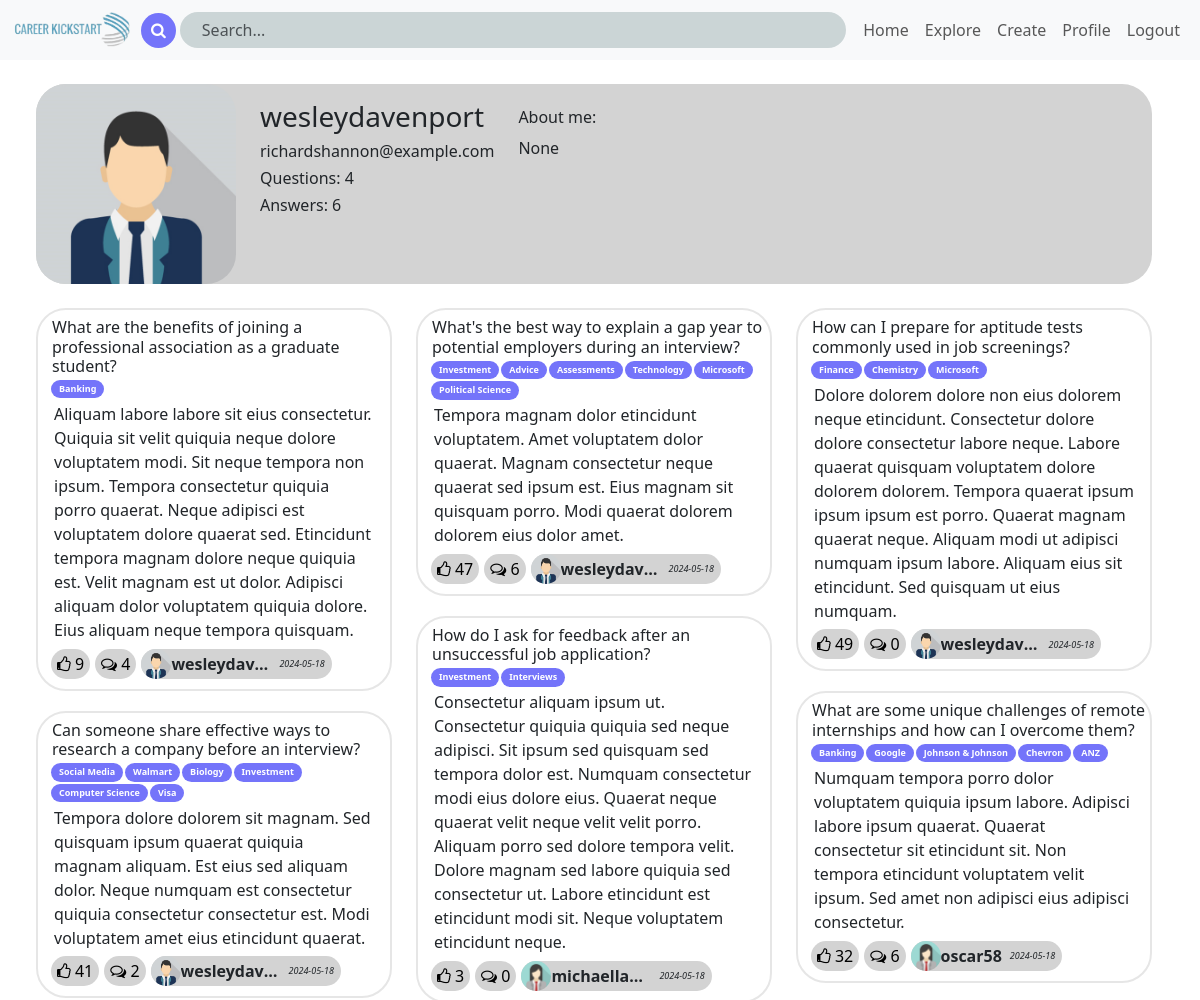
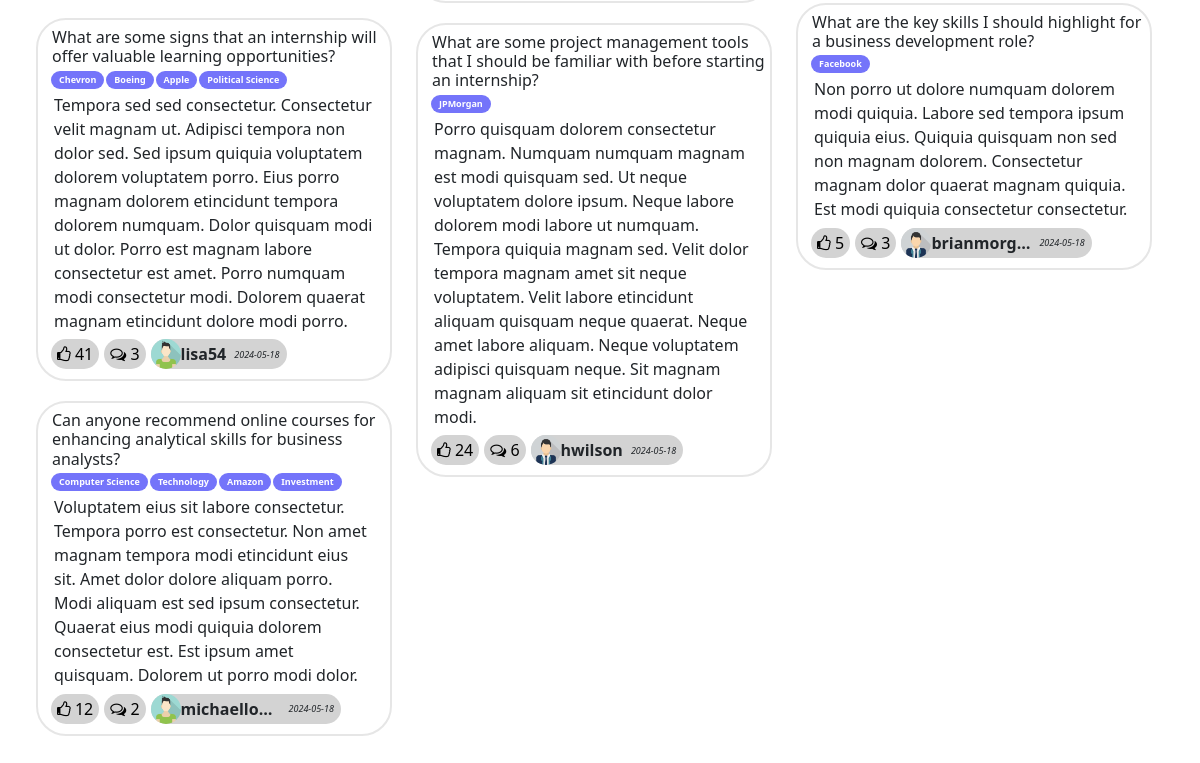
The app's page /profilepage/wesleydavenport (signed in) with its own data (2 pictures, top to bottom).
### app/models.py (models this page shows, shortened)
class User(UserMixin, db.Model):
    __tablename__ = 'users'
    id = db.Column(db.Integer, primary_key=True, autoincrement=True)
    username = db.Column(db.String(30), unique=True)
    email = db.Column(db.String(100), unique=True)
    password_hash = db.Column(db.String(128))
    profile_pic = db.Column(db.String(12))
    about_me = db.Column(db.String(200), nullable=True)
    user_questions = db.relationship('Question', back_populates='user', lazy=True)
    user_answers = db.relationship('Answer', back_populates='user', lazy=True)
    def to_dict_pfp(self):
        numQ = Question.query.filter_by(user_id=self.id).count()
        numA = Answer.query.filter_by(user_id=self.id).count()
        return {'id':str(self.id),'username':self.username, 'email':self.email, 'aboutme':self.about_me, 'numQ':numQ, 'numA':numA, 'pfp':self.profile_pic}

class Question(db.Model):
    __tablename__ = 'questions'
    question_id = db.Column(db.Integer, primary_key=True, autoincrement=True)
    user_id = db.Column(db.Integer, db.ForeignKey('users.id'), nullable=False)
    title = db.Column(db.String(100), nullable=False)
    description = db.Column(db.String(2000), nullable=False)
    date_created = db.Column(db.DateTime, default=func.now())
    likes = db.Column(db.Integer)
    comments = db.Column(db.Integer)
    user = db.relationship('User', back_populates='user_questions')
    tags = db.relationship('Question_Tag', back_populates='question', lazy=True)
    answers = db.relationship('Answer', back_populates='question', lazy=True)

class Question_Tag(db.Model):
    __tablename__ = 'question_tags'
    qt_id = db.Column(db.Integer, primary_key=True, autoincrement=True)
    question_id = db.Column(db.Integer, db.ForeignKey('questions.question_id'))
    tag_id = db.Column(db.Integer, db.ForeignKey('tags.tag_id'))
    tag = db.relationship('Tag', back_populates='question_tags')
    question = db.relationship('Question', back_populates='tags')

class Tag(db.Model):
    __tablename__ = 'tags'
    tag_id = db.Column(db.Integer, primary_key=True, autoincrement=True)
    tag = db.Column(db.String(40), unique=True)
    category = db.Column(db.String(40))
    question_tags = db.relationship('Question_Tag', back_populates='tag', lazy=True)

### app/routes.py (the view)
@main.route('/profilepage/<Username>', methods=['GET', 'POST'])
@login_required
def load_profile_page(Username):
    if not current_user.is_authenticated:
        return redirect(url_for('main.login'))
    return UserController.edit_profile(Username)

### app/forms.py
class EditProfileForm(FlaskForm):
    username = StringField('Username', validators=[validate_user_exist])
    about_me = TextAreaField('About me', validators=[Length(min=0, max=140)])
    new_password = PasswordField('New Password')
    submit = SubmitField('Submit')

### app/controller.py (called while the page is built, shortened)
    def edit_profile(Username):
        form=EditProfileForm()
        user_info = User.query.filter_by(username=Username).first()
        if user_info is None:
            return jsonify({"error": "Question not found"}), 404
        user_q = Question.query.filter_by(user_id=user_info.id).all()
        user_a = Answer.query.filter_by(user_id=user_info.id).all()
        posts = user_q
        for ans in user_a:
            posts.append(ans.question)
        return render_template('profilePage.html',posts=posts,form=form,user=user_info.to_dict_pfp())

### app/models.py (called while the page is built)
@login.user_loader
def load_student(id):
  return User.query.get(int(id))

### app/templates/profilePage.html (shortened to what this page needs)
<!DOCTYPE html>
<html>
    <head>
        <link href="https://cdn.jsdelivr.net/npm/bootstrap@5.3.3/dist/css/bootstrap.min.css" rel="stylesheet">
        <link rel="stylesheet" href="https://cdnjs.cloudflare.com/ajax/libs/font-awesome/4.7.0/css/font-awesome.min.css">
        <link rel="stylesheet" type="text/css" href="profilePageStyleSheet.css">
        <link rel="stylesheet" type="text/css" href="{{ url_for('static', filename='navbarStyle.css') }}">
        <link rel="stylesheet" type="text/css" href="{{ url_for('static', filename='card.css') }}">
    </head>
    <body>
        {% include "navbar.html" %}
        <div class="container m-4">
            <div class="user-info d-flex">
                <img class="profil-pic" src="{{ url_for('static', filename=user.pfp) }}" style="height: 200px; width: 200px; border-radius: 30px;">
                <div id="user-post-related" class="mx-4 mt-3">
                    <h3>{{ user.username }}</h3>
                    <h6>{{ user.email }}</h6>
                    <h6>Questions: {{ user.numQ }}</h6>
                    <h6>Answers: {{ user.numA }}</h6>
                </div>
                <div id="aboutme" class="mt-4">
                    <h6>About me:</h6>
                    <p>{{ user.aboutme }}</p>
                </div>
            </div>
            <div id="involved-in" class="row mt-4">
                <div class="col">
                {% for question in posts[0::3] %}
                    {% include 'card.html' %}
                {% endfor %}
                </div>
                <div class="col">
                {% for question in posts[1::3] %}
                    {% include 'card.html' %}
                {% endfor %}
                </div>
                <div class="col">
                {% for question in posts[2::3] %}
                    {% include 'card.html' %}
                {% endfor %}
                </div>
            </div>
        </div>
    </body>
</html>

### app/templates/card.html
<div id="{{ question.question_id }}" class="card">
    <div class="card-title">
        <h6>{{question.title}}</h6>
    </div>
    <div class="card-subtitle d-flex">
        {% for itag in question.tags %}
        <p> {{itag.tag.tag}} </p>
        {% endfor %}
    </div>
    <div class="card-body">
        <p class="card-text">{{question.description}}</p>
    </div>
    <div class="card-action d-flex">
        <button class="like" aria-pressed="false" type="button"><i class="fa fa-thumbs-o-up"></i> {{question.likes}}</button>
        <button class="comment" aria-pressed="false" type="button"><i class="fa fa-comments-o"></i> {{question.comments}}</button>
        <div class="user-info d-flex align-items-center justify-content-center">
            <a href="/profilepage/{{ question.user.username }}">
                <img class="profil-pic" src="{{ url_for('static', filename=question.user.profile_pic) }}" style="height: 30px; width: 30px; border-radius: 30px;">
            </a>
            <b class="d-inline-block text-truncate" style="max-width: 100px;"> {{ question.user.username }}</b>
            <i class="ms-2"> {{ question.date_created.date() }}</i>
        </div>
    </div>
</div>

### app/static/card.css (style rules this page uses)
.card { border-radius: 30px; margin-bottom: 20px; width:100%; border-color: rgb(230, 230, 230); border-width: 2px; }
.card-body { padding-top: 0.1rem; padding-bottom: 0.1rem; }
.card-title { padding-top: 0.5rem; margin-bottom: 0px; margin-right:4px; padding-left: 14px; border-top-left-radius: 30px; border-top-right-radius: 30px; }
.card-subtitle > p { padding-right: 8px; padding-left: 8px; padding-top: 2px; padding-bottom: 3px; margin-right: 2px; margin-bottom: 2px; background-color: rgb(116, 116, 250); color: white; border-radius: 20px; font-size:xx-small; font-weight: bold; max-width: 100%; white-space: nowrap; }
.card-subtitle { margin-left: 13px; margin-right: 10px; flex-direction: row; display: flex; flex-wrap: wrap; }
.card-action > button { border-radius: 30px; border-width: 0px; background-color: lightgray; margin-right: 5px; }
.card-action > b,i { font-size: xx-small; }
.card-action { margin-left: 13px; margin-bottom: 10px; margin-top: 5px; }
.user-info { background-color: lightgray; border-radius: 30px; padding-right: 7px; }

### records on screen
User: profile_pic (picture), username "wesleydavenport", email "richardshannon@example.com"
Question: title "What are the benefits of joining a professional association as a graduate student?", description "Aliquam labore labore sit eius consectetur. Quiquia sit velit quiquia neque dolore voluptatem modi. Sit neque tempora non ipsum. Tempora consectetur quiquia porro quaerat. Neque adipisci est voluptatem dolore quaerat sed. Etincidunt tempora magnam dolore neque quiquia est. Velit magnam est ut dolor. Adipisci aliquam dolor voluptatem quiquia dolore. Eius aliquam neque tempora quisquam.", likes "9", comments "4", profile_pic (picture), user.username "wesleydav…", date_created "2024-05-18"
Question_Tag: tag.tag "Banking"
Question: title "Can someone share effective ways to research a company before an interview?", description "Tempora dolore dolorem sit magnam. Sed quisquam ipsum quaerat quiquia magnam aliquam. Est eius sed aliquam dolor. Neque numquam est consectetur quiquia consectetur consectetur est. Modi voluptatem amet eius etincidunt quaerat.", likes "41", comments "2", profile_pic (picture), user.username "wesleydav…", date_created "2024-05-18"
Question_Tag: tag.tag "Social Media"
Question_Tag: tag.tag "Walmart"
Question_Tag: tag.tag "Biology"
Question_Tag: tag.tag "Investment"
Question_Tag: tag.tag "Computer Science"
Question_Tag: tag.tag "Visa"
Question: title "What are some signs that an internship will offer valuable learning opportunities?", description "Tempora sed sed consectetur. Consectetur velit magnam ut. Adipisci tempora non dolor sed. Sed ipsum quiquia voluptatem dolorem voluptatem porro. Eius porro magnam dolorem etincidunt tempora dolorem numquam. Dolor quisquam modi ut dolor. Porro est magnam labore consectetur est amet. Porro numquam modi consectetur modi. Dolorem quaerat magnam etincidunt dolore modi porro.", likes "41", comments "3", profile_pic (picture), user.username "lisa54", date_created "2024-05-18"
Question_Tag: tag.tag "Chevron"
Question_Tag: tag.tag "Boeing"
Question_Tag: tag.tag "Apple"
Question_Tag: tag.tag "Political Science"
Question: title "Can anyone recommend online courses for enhancing analytical skills for business analysts?", description "Voluptatem eius sit labore consectetur. Tempora porro est consectetur. Non amet magnam tempora modi etincidunt eius sit. Amet dolor dolore aliquam porro. Modi aliquam est sed ipsum consectetur. Quaerat eius modi quiquia dolorem consectetur est. Est ipsum amet quisquam. Dolorem ut porro modi dolor.", likes "12", comments "2", profile_pic (picture), user.username "michaello…", date_created "2024-05-18"
Question_Tag: tag.tag "Computer Science"
Question_Tag: tag.tag "Technology"
Question_Tag: tag.tag "Amazon"
Question_Tag: tag.tag "Investment"
Question: title "What's the best way to explain a gap year to potential employers during an interview?", description "Tempora magnam dolor etincidunt voluptatem. Amet voluptatem dolor quaerat. Magnam consectetur neque quaerat sed ipsum est. Eius magnam sit quisquam porro. Modi quaerat dolorem dolorem eius dolor amet.", likes "47", comments "6", profile_pic (picture), user.username "wesleydav…", date_created "2024-05-18"
Question_Tag: tag.tag "Investment"
Question_Tag: tag.tag "Advice"
Question_Tag: tag.tag "Assessments"
Question_Tag: tag.tag "Technology"
Question_Tag: tag.tag "Microsoft"
Question_Tag: tag.tag "Political Science"
Question: title "How do I ask for feedback after an unsuccessful job application?", description "Consectetur aliquam ipsum ut. Consectetur quiquia quiquia sed neque adipisci. Sit ipsum sed quisquam sed tempora dolor est. Numquam consectetur modi eius dolore eius. Quaerat neque quaerat velit neque velit velit porro. Aliquam porro sed dolore tempora velit. Dolore magnam sed labore quiquia sed consectetur ut. Labore etincidunt est etincidunt modi sit. Neque voluptatem etincidunt neque.", likes "3", comments "0", profile_pic (picture), user.username "michaella…", date_created "2024-05-18"
Question_Tag: tag.tag "Investment"
Question_Tag: tag.tag "Interviews"
Question: title "What are some project management tools that I should be familiar with before starting an internship?", description "Porro quisquam dolorem consectetur magnam. Numquam numquam magnam est modi quisquam sed. Ut neque voluptatem dolore ipsum. Neque labore dolorem modi labore ut numquam. Tempora quiquia magnam sed. Velit dolor tempora magnam amet sit neque voluptatem. Velit labore etincidunt aliquam quisquam neque quaerat. Neque amet labore aliquam. Neque voluptatem adipisci quisquam neque. Sit magnam magnam aliquam sit etincidunt dolor modi.", likes "24", comments "6", profile_pic (picture), user.username "hwilson", date_created "2024-05-18"
Question_Tag: tag.tag "JPMorgan"
Question: title "How can I prepare for aptitude tests commonly used in job screenings?", description "Dolore dolorem dolore non eius dolorem neque etincidunt. Consectetur dolore dolore consectetur labore neque. Labore quaerat quisquam voluptatem dolore dolorem dolorem. Tempora quaerat ipsum ipsum ipsum est porro. Quaerat magnam quaerat neque. Aliquam modi ut adipisci numquam ipsum labore. Aliquam eius sit etincidunt. Sed quisquam ut eius numquam.", likes "49", comments "0", profile_pic (picture), user.username "wesleydav…", date_created "2024-05-18"
Question_Tag: tag.tag "Finance"
Question_Tag: tag.tag "Chemistry"
Question_Tag: tag.tag "Microsoft"
Question: title "What are some unique challenges of remote internships and how can I overcome them?", description "Numquam tempora porro dolor voluptatem quiquia ipsum labore. Adipisci labore ipsum quaerat. Quaerat consectetur sit etincidunt sit. Non tempora etincidunt voluptatem velit ipsum. Sed amet non adipisci eius adipisci consectetur.", likes "32", comments "6", profile_pic (picture), user.username "oscar58", date_created "2024-05-18"
Question_Tag: tag.tag "Banking"
Question_Tag: tag.tag "Google"
Question_Tag: tag.tag "Johnson & Johnson"
Question_Tag: tag.tag "Chevron"
Question_Tag: tag.tag "ANZ"
Question: title "What are the key skills I should highlight for a business development role?", description "Non porro ut dolore numquam dolorem modi quiquia. Labore sed tempora ipsum quiquia eius. Quiquia quisquam non sed non magnam dolorem. Consectetur magnam dolor quaerat magnam quiquia. Est modi quiquia consectetur consectetur.", likes "5", comments "3", profile_pic (picture), user.username "brianmorg…", date_created "2024-05-18"
Question_Tag: tag.tag "Facebook"

### other values on screen
{{ user.numQ }} "4"
{{ user.numA }} "6"
{{ user.aboutme }} "None"
